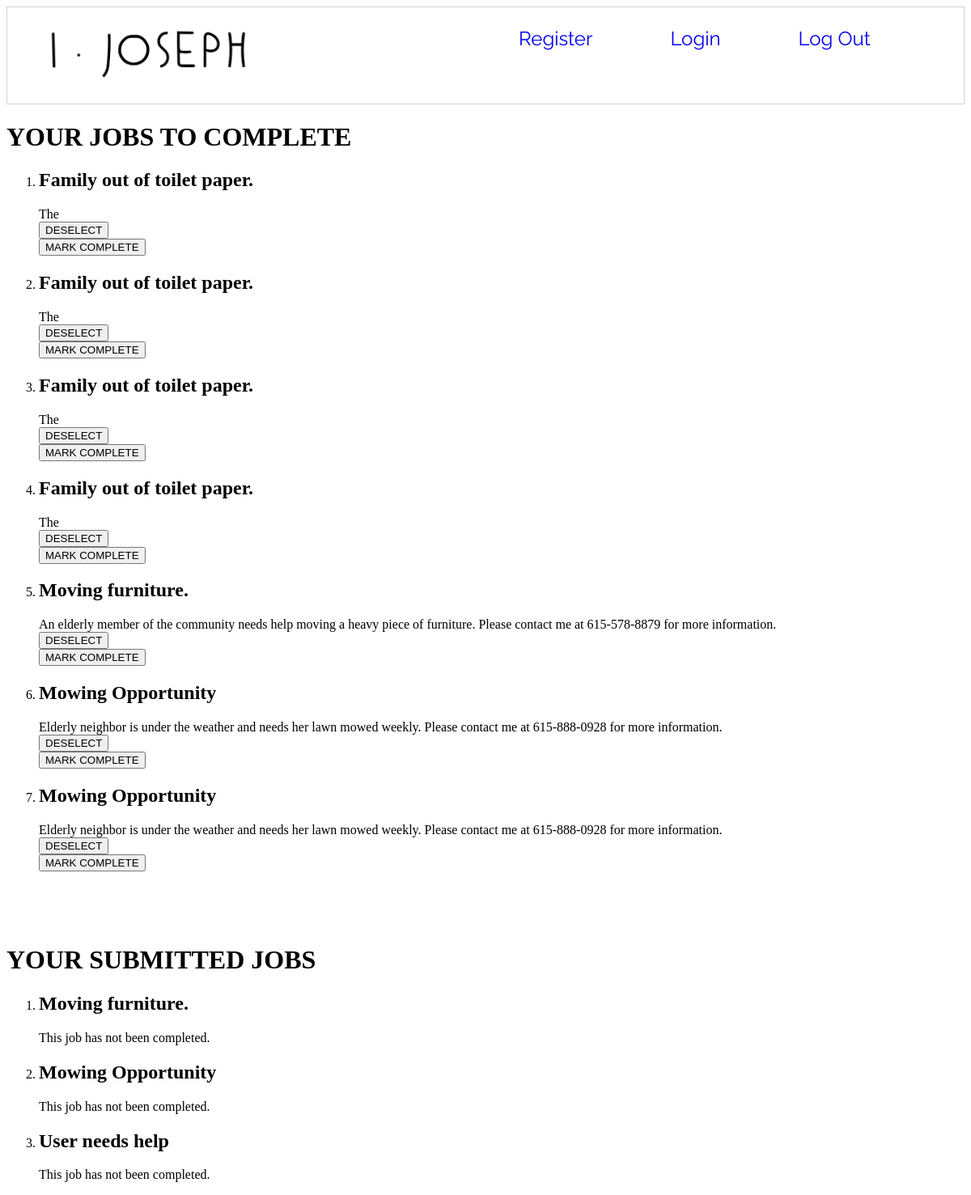
Page /yourjobs/ (signed in) on the committed database.
### ijosephapp/models/job.py (models this page shows, shortened)
class Job(models.Model):
    title = models.CharField(max_length=50)
    category = models.ForeignKey(JobCategory, on_delete=models.DO_NOTHING)
    location = models.CharField(max_length=20)
    description = models.CharField(max_length=255)
    isCompleted = models.BooleanField()
    createdAt = models.DateTimeField(auto_now_add=True)
    user = models.ForeignKey(User, on_delete=models.CASCADE)
    class Meta:
        ordering = ("title",)

### ijosephapp/views/userjob/yourjobs_list.py (the view, shortened to what this page needs)
# urls.py: path('yourjobs/', yourjobs_list, name='yourjob'),
@login_required
def yourjobs_list(request):
    if request.method == 'GET':
        user = request.user.id
        yourjobs = UserJob.objects.filter(user_id=user)
        yoursubmittedjobs = Job.objects.filter(user=user)
        checkedout_jobs = []
        for yourjob in yourjobs:
            tempId = yourjob.job_id
            tempObject = Job.objects.filter(id=tempId).first()
            print('debug me: ' + tempObject.title)
            checkedout_jobs.append(tempObject)
        template = 'userjob/yourjobs_list.html'
        context = {
            'yourjobs': yourjobs,
            'yoursubmittedjobs': yoursubmittedjobs,
            'checkedout_jobs': checkedout_jobs
        }
        return render(request, template, context)
    return redirect(reverse('ijosephapp:yourjob'))

### ijosephapp/templates/userjob/yourjobs_list.html (shortened to what this page needs)
{% extends 'shared/base.html' %}
{% block content %}
{% load static %}
<!DOCTYPE html>
<html>
  <head>
  </head>
  <body>
    <h1>YOUR JOBS TO COMPLETE</h1>
    <ol class="jobs">
    {%for selectedjob in checkedout_jobs%}
      {% if selectedjob.isCompleted == False %}
        <li>
          <h2> {{ selectedjob.title}} </h2>
          <b1> {{ selectedjob.description}}<b1>
        </li>
        <button>DESELECT</button>
      <form action="{% url 'ijosephapp:yourjob' %}" method="post">
            <button value="MarkComplete" type="submit">MARK COMPLETE</button>
      </form>
      {% endif %}
    {% endfor %}
    </ol>
    <br />
    <br />
    <br />
   <h1>YOUR SUBMITTED JOBS</h1>
    <ol class="jobs">
    {%for submittedjob in yoursubmittedjobs %}
        <li>
          <h2> {{ submittedjob.title}} </h2>
      {% if submittedjob.isCompleted == False  %}
          <b1> This job has not been completed. <b1>
          {% else %}
          <b1> This job is completed. </b1>
      {% endif %}
        </li>
    {% endfor %}
    </ol>
  </body>
</html>
{% endblock %}

### rows in the picture
Job: title "Family out of toilet paper.", description "The"
Job: title "Moving furniture.", description "An elderly member of the community needs help moving a heavy piece of furniture. Please contact me at 615-578-8879 for more information.", isCompleted "This job has not been completed."
Job: title "Mowing Opportunity", description "Elderly neighbor is under the weather and needs her lawn mowed weekly. Please contact me at 615-888-0928 for more information.", isCompleted "This job has not been completed."
Job: title "User needs help", isCompleted "This job has not been completed."
